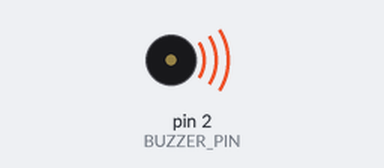
Bench run of a sketch on a simulated Arduino Nano, built with avr-gcc and run on an emulated ATmega328P. On the bench: buzzer (waves = sounding).

Above: at 0.1 s.
At 31.4 s:
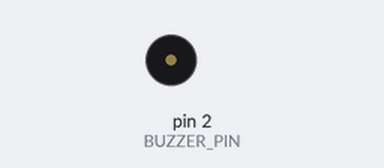
Timing chart, 0 to 32.9 s (numbered marks = the images above):
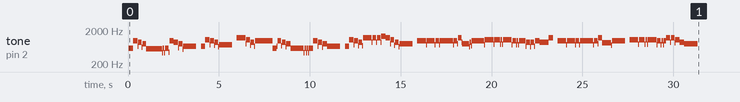

The sketch:

ArduBasicMusic.ino
```cpp
// (licence header left out)
#include "frequencies.h"

// === Config ===
#define BUZZER_PIN        2     // Digital output pin
//#define INVERT_LOGIC
#define STEPPER_ENABLE    8


#ifdef INVERT_LOGIC
#define BZ_ON   LOW
#define BZ_OFF  HIGH
#else
#define BZ_ON   HIGH
#define BZ_OFF  LOW
#endif


float musicTempo = 120;     // Number of crotchets per minute
float musicPitch = 0;       // Note change in semitones
float freqChange;
int counter;


// === Sample music ===

// Jingle Bells
int musicFreqsJingle[] =          {D6,  B6,  A6,  G6,  D6,  D6,  D6,  D6,  B6,  A6,  G6,  E6,  0,   E6,  C7,  B6,  A6,  FS6,  0,  D7,  D7,  C7,  A6,  B6,  D6,  B6,  A6,  G6,  D6,  D6,  D6,  D6,  B6,  A6,  G6,  E6,  0,   E6,  C7,  B6,  A6,  D7,  D7,  D7,  D7,  E7,  D7,  C7,  A6,  G6,  0,   B6,  B6,  B6,  B6,  B6,  B6,  B6,  D7,  G6,  A6,  B6,  C7,  C7,  C7,  C7,  C7,  B6,  B6,  B6,  B6,  B6,  A6,  A6,  B6,  A6,  D7,  0,   B6,  B6,  B6,  B6,  B6,  B6,  B6,  D7,  G6,  A6,  B6,  0,   C7,  C7,  C7,  C7,  C7,  B6,  B6,  B6,  B6,  D7,  D7,  C7,  A6,  G6,  0};
float musicSymbolsJingle[] =      {1.0, 1.0, 1.0, 1.0, 3.0, 0.5, 0.5, 1.0, 1.0, 1.0, 1.0, 3.0, 1.0, 1.0, 1.0, 1.0, 1.0, 3.0, 1.0, 1.0, 1.0, 1.0, 1.0, 4.0, 1.0, 1.0, 1.0, 1.0, 3.0, 0.5, 0.5, 1.0, 1.0, 1.0, 1.0, 3.0, 1.0, 1.0, 1.0, 1.0, 1.0, 1.0, 1.0, 1.0, 1.0, 1.0, 1.0, 1.0, 1.0, 3.0, 1.0, 1.0, 1.0, 2.0, 1.0, 1.0, 2.0, 1.0, 1.0, 1.5, 0.5, 3.0, 1.0, 1.0, 1.5, 0.5, 1.0, 1.0, 1.0, 0.5, 0.5, 1.0, 1.0, 1.0, 1.0, 2.0, 1.0, 1.0, 1.0, 1.0, 2.0, 1.0, 1.0, 2.0, 1.0, 1.0, 1.5, 0.5, 3.0, 1.0, 1.0, 1.0, 1.5, 0.5, 1.0, 1.0, 1.0, 0.5, 0.5, 1.0, 1.0, 1.0, 1.0, 3.0, 1.0};
/*
// Happy Birthday
int musicFreqsBirthday[] =        {C6,  C6,  D6,  C6,  F6,  E6,  C6,  C6,  D6,  C6,  G6,  F6,  C6,  C6,  C7,  A6,  F6,  E6,  D6,  AS6, AS6, A6,  F6,  G6,  F6};
float musicSymbolsBirthday[] =    {0.5, 0.5, 1.0, 1.0, 1.0, 2.0, 0.5, 0.5, 1.0, 1.0, 1.0, 2.0, 0.5, 0.5, 1.0, 1.0, 1.0, 1.0, 2.0, 0.5, 0.5, 1.0, 1.0, 1.0, 4.0};

// Super Mario
int musicFreqsMario[] =           {E7,  E7,  0,   E7,  0,   C7,  E7,  0,   G7,  0,   0,   0,   G6,  0,   0,   0,   C7,  0,   0,   G6,  0,   0,   E6,  0,   0,   A6,  0,   B6,  0,   AS6, A6,  0,   G6,   E7,   G7,   A7,  0,   F7,  G7,  0,   E7,  0,   C7,  D7,  B6,  0,   0,   C7,  0,   0,   G6,  0,   0,   E6,  0,   0,   A6,  0,   B6,  0,   AS6, A6,  0,   G6,   E7,   G7,   A7,  0,   F7,  G7,  0,   E7,  0,   C7,  D7,  B6,  0,   0};
float musicSymbolsMario[] =       {1.0, 1.0, 1.0, 1.0, 1.0, 1.0, 1.0, 1.0, 1.0, 1.0, 1.0, 1.0, 1.0, 1.0, 1.0, 1.0, 1.0, 1.0, 1.0, 1.0, 1.0, 1.0, 1.0, 1.0, 1.0, 1.0, 1.0, 1.0, 1.0, 1.0, 1.0, 1.0, 0.75, 0.75, 0.75, 1.0, 1.0, 1.0, 1.0, 1.0, 1.0, 1.0, 1.0, 1.0, 1.0, 1.0, 1.0, 1.0, 1.0, 1.0, 1.0, 1.0, 1.0, 1.0, 1.0, 1.0, 1.0, 1.0, 1.0, 1.0, 1.0, 1.0, 1.0, 0.75, 0.75, 0.75, 1.0, 1.0, 1.0, 1.0, 1.0, 1.0, 1.0, 1.0, 1.0, 1.0, 1.0, 1.0};

// La Cucaracha
int musicFreqsCucaracha[] =       {0,   C5,  C5,  C5,  F5,  0,   A5,  0,   C5,  C5,  C5,  0,   F5,  0,   A5,  0,   F5,  F5,  E5,  E5,  D5,  D5,  C5,  0,   C5,  C5,  C5,  E5,  0,   G5,  0,   C5,  C5,  C5,  E5,  0,   G5,  0,   C6,  D6,  C6,  AS5, A5,  G5,  F5};
float musicSymbolsCucaracha[] =   {0.5, 0.5, 0.5, 0.5, 0.5, 0.5, 0.5, 0.5, 0.5, 0.5, 0.5, 0.5, 1.0, 0.5, 1.5, 1.0, 0.5, 0.5, 0.5, 0.5, 0.5, 0.5, 2.0, 0.5, 0.5, 0.5, 0.5, 1.0, 0.5, 0.5, 0.5, 0.5, 0.5, 0.5, 1.0, 0.5, 1.5, 1.0, 0.5, 0.5, 0.5, 0.5, 0.5, 0.5, 1.0 };

// Despacito
int musicFreqsDespacito[] =       {B5,  0,    FS5,  B5,   CS6,  D6,   E6,   D6,   CS6,  B5,   A5,   G5,   D6,   D6,  0,   D6,  A5,  D6,  A5,  D6,  A5,  D6,  E6,   CS6,  0,   B5,  0,    FS5,  B5,   CS6,  D6,   E6,   D6,   CS6,  B5,   A5,   G5,   D6,   D6,   E6,   D6,  0,   D6,  A5,  D6,  A5,  D6,  A5,  D6,  E6,   CS6,  0,   B5,  B5,   B5,   B5,   CS6,  D6,   CS6,  D6,   CS6, D6,   CS6, B5,  B5,   B5,   B5,   CS6,  D6,   CS6,  D6,   CS6, D6,   E6,   A5,   A5,   A5,   A5,   A5,   D6,   CS6,  D6,   CS6,  D6,  E6,   E6,   CS6, 0};
float musicSymbolsDespacito[] =   {1.0, 0.25, 0.25, 0.25, 0.25, 0.33, 0.33, 0.33, 0.33, 0.33, 0.33, 0.75, 0.75, 1.5, 1.0, 0.5, 0.5, 0.5, 0.5, 0.5, 0.5, 0.5, 0.25, 1.25, 3.0, 1.0, 0.25, 0.25, 0.25, 0.25, 0.33, 0.33, 0.33, 0.33, 0.33, 0.33, 0.75, 0.75, 0.25, 0.25, 1.0, 1.0, 0.5, 0.5, 0.5, 0.5, 0.5, 0.5, 0.5, 0.25, 1.25, 3.0, 1.0, 0.25, 0.25, 0.25, 0.25, 0.25, 0.25, 0.25, 0.5, 0.25, 0.5, 1.0, 0.25, 0.25, 0.25, 0.25, 0.25, 0.25, 0.25, 0.5, 0.25, 0.25, 1.25, 0.25, 0.25, 0.25, 0.25, 0.25, 0.25, 0.25, 0.25, 0.5, 0.25, 0.75, 1.0, 2.5};
*/


void generateTone(uint16_t noteFreq, uint16_t noteTime) {
  if (noteFreq == 0) {
    digitalWrite(BUZZER_PIN, BZ_OFF);
    delay(noteTime);
  } else {
    uint16_t semiPeriod = (uint16_t)(1000000 / (noteFreq * 2.0));
    uint32_t startTime = millis();
    do {
      digitalWrite(BUZZER_PIN, BZ_ON);
      delayMicroseconds(semiPeriod);
      digitalWrite(BUZZER_PIN, BZ_OFF);
      delayMicroseconds(semiPeriod);
    } while ((millis() - startTime) < noteTime);
  }
  delay(10);
}


void setup() {
  // Make digital pin an OUTPUT
  pinMode(BUZZER_PIN, OUTPUT);
  pinMode(STEPPER_ENABLE, OUTPUT);

  // Enable Stepper motor in case of using one
  digitalWrite(STEPPER_ENABLE, HIGH);


  // A for() loop is used to play the whole song for one time, no matter the lenght of it

  // Play Super Jingle Bells
  musicTempo = 250;
  musicPitch = -12;
  freqChange = pow(2, ((float)musicPitch / 12.0));
  for (counter = 0; counter < (sizeof(musicFreqsJingle) / sizeof(int)); counter++) {
    generateTone((int)(musicFreqsJingle[counter] * freqChange), (int)((60000 / musicTempo) * musicSymbolsJingle[counter]));
  }
  delay(2000);
/*
  // Play Super Mario Theme
  musicTempo = 400;
  musicPitch = -12;
  freqChange = pow(2, ((float)musicPitch / 12.0));
  for (counter = 0; counter < (sizeof(musicFreqsMario) / sizeof(int)); counter++) {
    generateTone((int)(musicFreqsMario[counter] * freqChange), (int)((60000 / musicTempo) * musicSymbolsMario[counter]));
  }
  delay(2000);


  // Play La Cucaracha
  musicTempo = 150;
  musicPitch = 0;
  freqChange = pow(2, ((float)musicPitch / 12.0));
  for (counter = 0; counter < (sizeof(musicFreqsCucaracha) / sizeof(int)); counter++) {
    generateTone((int)(musicFreqsCucaracha[counter] * freqChange), (int)((60000 / musicTempo) * musicSymbolsCucaracha[counter]));
  }
  delay(2000);


  // Play Despacito
  musicTempo = 110;
  musicPitch = 0;
  freqChange = pow(2, ((float)musicPitch / 12.0));
  for (counter = 0; counter < (sizeof(musicFreqsDespacito) / sizeof(int)); counter++) {
    generateTone((int)(musicFreqsDespacito[counter] * freqChange), (int)((60000 / musicTempo) * musicSymbolsDespacito[counter]));
  }
  delay(2000);


  // Play Happy Birthday
  musicTempo = 105;
  musicPitch = 0;
  freqChange = pow(2, ((float)musicPitch / 12.0));
  for (counter = 0; counter < (sizeof(musicFreqsBirthday) / sizeof(int)); counter++) {
    generateTone((int)(musicFreqsBirthday[counter] * freqChange), (int)((60000 / musicTempo) * musicSymbolsBirthday[counter]));
  }
*/

  // Disable Stepper motor in case of using one
  digitalWrite(8, LOW);
}

void loop() {
}
```

frequencies.h
```cpp
// === Pre-defined note frequencies (Hz) ===
#define SILENT   0
#define B0  31
#define C1  33
#define CS1 35
#define D1  37
#define DS1 39
#define E1  41
#define F1  44
#define FS1 46
#define G1  49
#define GS1 52
#define A1  55
#define AS1 58
#define B1  62
#define C2  65
#define CS2 69
#define D2  73
#define DS2 78
#define E2  82
#define F2  87
#define FS2 93
#define G2  98
#define GS2 104
#define A2  110
#define AS2 117
#define B2  123
#define C3  131
#define CS3 139
#define D3  147
#define DS3 156
#define E3  165
#define F3  175
#define FS3 185
#define G3  196
#define GS3 208
#define A3  220
#define AS3 233
#define B3  247
#define C4  262
#define CS4 277
#define D4  294
#define DS4 311
#define E4  330
#define F4  349
#define FS4 370
#define G4  392
#define GS4 415
#define A4  440
#define AS4 466
#define B4  494
#define C5  523
#define CS5 554
#define D5  587
#define DS5 622
#define E5  659
#define F5  698
#define FS5 740
#define G5  784
#define GS5 831
#define A5  880
#define AS5 932
#define B5  988
#define C6  1047
#define CS6 1109
#define D6  1175
#define DS6 1245
#define E6  1319
#define F6  1397
#define FS6 1480
#define G6  1568
#define GS6 1661
#define A6  1760
#define AS6 1865
#define B6  1976
#define C7  2093
#define CS7 2217
#define D7  2349
#define DS7 2489
#define E7  2637
#define F7  2794
#define FS7 2960
#define G7  3136
#define GS7 3322
#define A7  3520
#define AS7 3729
#define B7  3951
#define C8  4186
#define CS8 4435
#define D8  4699
#define DS8 4978
```
